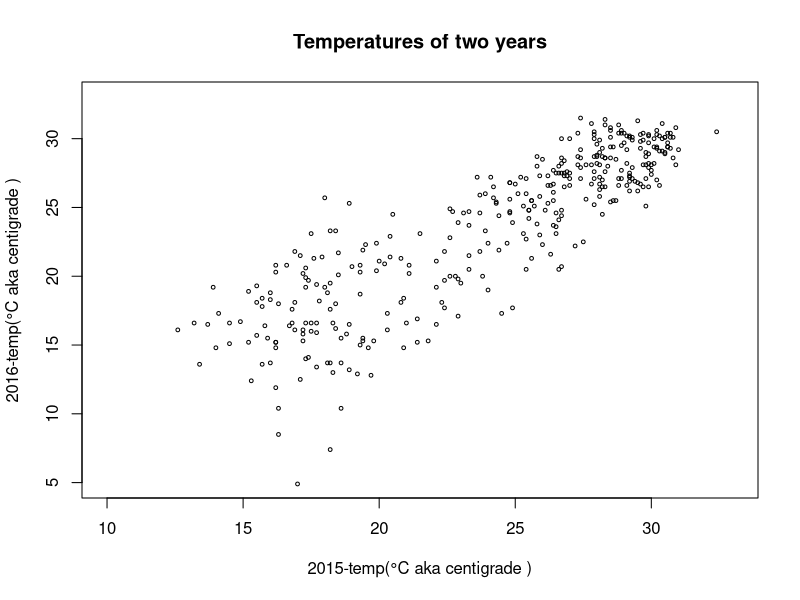
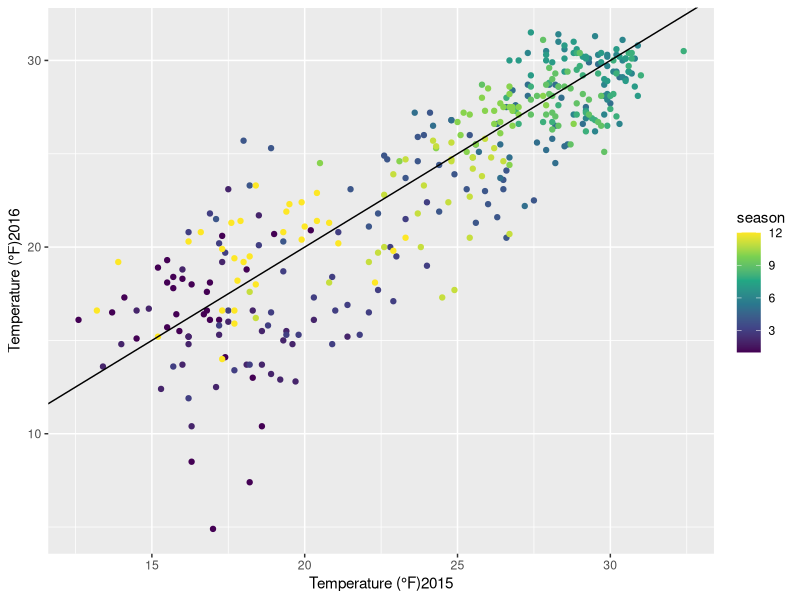

Recreate these plots in R, in order.
setwd("/Users/lijiayi/Desktop/Baseline/Y2S2/APH101/lab/Lab3")
temHK_2015 <- read.table("2015tem_HK.txt",
                         header= TRUE,
                         sep="\t")
temHK_2016 <- read.table("2016tem_HK.txt",
                         header= TRUE,
                         sep="\t")
HK1 <-as.data.frame(temHK_2015)
HK2 <-as.data.frame(temHK_2016)

#plot(HK1$January)

# [,2:13]
HK3 <- HK1[,-1]
HK4 <- HK2[,-1]

HK3 <- as.matrix(HK3)
HK4 <- as.matrix(HK4)


HK1 <- as.vector(HK3)
HK2 <- as.vector(HK4)

plot(HK1,HK2,xlab="2015-temp(°C aka centigrade )",
      ylab="2016-temp(°C aka centigrade )",
      xlim=range(10,33), ylim=range(5,33),
      main="Temperatures of two years",cex=0.5)

library(ggplot2)
HK <- data.frame (HK1=HK1,HK2=HK2)
HK$season <- rep(1:12,each=31)
ggplot(HK,
       aes(x = HK1, y = HK2, color = season)) +
  geom_point() +
  geom_abline(intercept = 0, slope = 1) +
  scale_color_viridis_c()+
  labs(x = "Temperature (°F)2015", y = "Temperature (°F)2016")
# pdf()
# plot()
# dev.off()
### Write a function for above manipulations
lab3_plot <- function(temHK_2015,temHK_2016,path){
  
  
}



